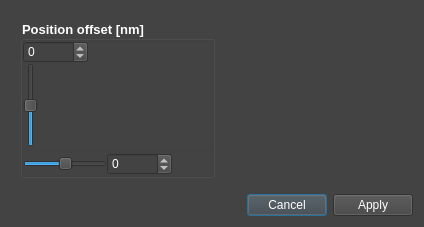
<?xml version="1.0" encoding="UTF-8"?>
<ui version="4.0">
 <class>Dialog_positioning</class>
 <widget class="QDialog" name="Dialog_positioning">
  <property name="windowModality">
   <enum>Qt::WindowModal</enum>
  </property>
  <property name="geometry">
   <rect>
    <x>0</x>
    <y>0</y>
    <width>424</width>
    <height>227</height>
   </rect>
  </property>
  <property name="windowTitle">
   <string>Confocal image positioning</string>
  </property>
  <property name="styleSheet">
   <string notr="true">QWidget{
	background-color: rgb(67, 67, 67);
	color: rgb(255, 255, 255);
}</string>
  </property>
  <layout class="QVBoxLayout" name="verticalLayout">
   <item>
    <widget class="QWidget" name="widget" native="true">
     <layout class="QHBoxLayout" name="horizontalLayout">
      <item>
       <widget class="QGroupBox" name="groupBox_3">
        <property name="font">
         <font>
          <pointsize>10</pointsize>
          <weight>75</weight>
          <bold>true</bold>
         </font>
        </property>
        <property name="title">
         <string>Position offset [nm]</string>
        </property>
        <property name="alignment">
         <set>Qt::AlignLeading|Qt::AlignLeft|Qt::AlignVCenter</set>
        </property>
        <property name="flat">
         <bool>true</bool>
        </property>
        <layout class="QVBoxLayout" name="verticalLayout_11">
         <property name="spacing">
          <number>6</number>
         </property>
         <property name="margin">
          <number>0</number>
         </property>
         <item>
          <widget class="QWidget" name="widget_5" native="true">
           <layout class="QHBoxLayout" name="horizontalLayout_6">
            <property name="spacing">
             <number>0</number>
            </property>
            <property name="margin">
             <number>0</number>
            </property>
            <item>
             <layout class="QVBoxLayout" name="verticalLayout_12">
              <property name="topMargin">
               <number>0</number>
              </property>
              <property name="rightMargin">
               <number>0</number>
              </property>
              <item>
               <widget class="QSpinBox" name="spinBox_8">
                <property name="minimum">
                 <number>-16700</number>
                </property>
                <property name="maximum">
                 <number>16700</number>
                </property>
                <property name="singleStep">
                 <number>10</number>
                </property>
               </widget>
              </item>
              <item>
               <widget class="QSlider" name="verticalSlider_2">
                <property name="sizePolicy">
                 <sizepolicy hsizetype="Fixed" vsizetype="Fixed">
                  <horstretch>0</horstretch>
                  <verstretch>0</verstretch>
                 </sizepolicy>
                </property>
                <property name="minimum">
                 <number>-16700</number>
                </property>
                <property name="maximum">
                 <number>16700</number>
                </property>
                <property name="singleStep">
                 <number>10</number>
                </property>
                <property name="value">
                 <number>0</number>
                </property>
                <property name="orientation">
                 <enum>Qt::Vertical</enum>
                </property>
               </widget>
              </item>
             </layout>
            </item>
            <item>
             <spacer name="horizontalSpacer_7">
              <property name="orientation">
               <enum>Qt::Horizontal</enum>
              </property>
              <property name="sizeHint" stdset="0">
               <size>
                <width>92</width>
                <height>20</height>
               </size>
              </property>
             </spacer>
            </item>
           </layout>
          </widget>
         </item>
         <item>
          <widget class="QWidget" name="widget_6" native="true">
           <layout class="QHBoxLayout" name="horizontalLayout_8">
            <property name="spacing">
             <number>0</number>
            </property>
            <property name="margin">
             <number>0</number>
            </property>
            <item>
             <widget class="QSlider" name="horizontalSlider_2">
              <property name="sizePolicy">
               <sizepolicy hsizetype="Fixed" vsizetype="Fixed">
                <horstretch>0</horstretch>
                <verstretch>0</verstretch>
               </sizepolicy>
              </property>
              <property name="minimum">
               <number>-16700</number>
              </property>
              <property name="maximum">
               <number>16700</number>
              </property>
              <property name="singleStep">
               <number>10</number>
              </property>
              <property name="orientation">
               <enum>Qt::Horizontal</enum>
              </property>
             </widget>
            </item>
            <item>
             <widget class="QSpinBox" name="spinBox_9">
              <property name="minimum">
               <number>-16700</number>
              </property>
              <property name="maximum">
               <number>16700</number>
              </property>
              <property name="singleStep">
               <number>10</number>
              </property>
             </widget>
            </item>
            <item>
             <spacer name="horizontalSpacer_8">
              <property name="orientation">
               <enum>Qt::Horizontal</enum>
              </property>
              <property name="sizeHint" stdset="0">
               <size>
                <width>40</width>
                <height>20</height>
               </size>
              </property>
             </spacer>
            </item>
           </layout>
          </widget>
         </item>
        </layout>
       </widget>
      </item>
      <item>
       <spacer name="horizontalSpacer">
        <property name="orientation">
         <enum>Qt::Horizontal</enum>
        </property>
        <property name="sizeHint" stdset="0">
         <size>
          <width>0</width>
          <height>70</height>
         </size>
        </property>
       </spacer>
      </item>
     </layout>
    </widget>
   </item>
   <item>
    <spacer name="verticalSpacer">
     <property name="orientation">
      <enum>Qt::Vertical</enum>
     </property>
     <property name="sizeHint" stdset="0">
      <size>
       <width>20</width>
       <height>40</height>
      </size>
     </property>
    </spacer>
   </item>
   <item>
    <widget class="QDialogButtonBox" name="buttonBox">
     <property name="orientation">
      <enum>Qt::Horizontal</enum>
     </property>
     <property name="standardButtons">
      <set>QDialogButtonBox::Apply|QDialogButtonBox::Cancel</set>
     </property>
     <property name="centerButtons">
      <bool>false</bool>
     </property>
    </widget>
   </item>
  </layout>
 </widget>
 <resources/>
 <connections>
  <connection>
   <sender>buttonBox</sender>
   <signal>accepted()</signal>
   <receiver>Dialog_positioning</receiver>
   <slot>accept()</slot>
   <hints>
    <hint type="sourcelabel">
     <x>237</x>
     <y>217</y>
    </hint>
    <hint type="destinationlabel">
     <x>157</x>
     <y>226</y>
    </hint>
   </hints>
  </connection>
  <connection>
   <sender>buttonBox</sender>
   <signal>rejected()</signal>
   <receiver>Dialog_positioning</receiver>
   <slot>reject()</slot>
   <hints>
    <hint type="sourcelabel">
     <x>237</x>
     <y>217</y>
    </hint>
    <hint type="destinationlabel">
     <x>246</x>
     <y>226</y>
    </hint>
   </hints>
  </connection>
  <connection>
   <sender>verticalSlider_2</sender>
   <signal>valueChanged(int)</signal>
   <receiver>spinBox_8</receiver>
   <slot>setValue(int)</slot>
   <hints>
    <hint type="sourcelabel">
     <x>28</x>
     <y>89</y>
    </hint>
    <hint type="destinationlabel">
     <x>40</x>
     <y>50</y>
    </hint>
   </hints>
  </connection>
  <connection>
   <sender>spinBox_8</sender>
   <signal>valueChanged(int)</signal>
   <receiver>verticalSlider_2</receiver>
   <slot>setValue(int)</slot>
   <hints>
    <hint type="sourcelabel">
     <x>54</x>
     <y>46</y>
    </hint>
    <hint type="destinationlabel">
     <x>33</x>
     <y>113</y>
    </hint>
   </hints>
  </connection>
  <connection>
   <sender>horizontalSlider_2</sender>
   <signal>valueChanged(int)</signal>
   <receiver>spinBox_9</receiver>
   <slot>setValue(int)</slot>
   <hints>
    <hint type="sourcelabel">
     <x>73</x>
     <y>156</y>
    </hint>
    <hint type="destinationlabel">
     <x>127</x>
     <y>161</y>
    </hint>
   </hints>
  </connection>
  <connection>
   <sender>spinBox_9</sender>
   <signal>valueChanged(int)</signal>
   <receiver>horizontalSlider_2</receiver>
   <slot>setValue(int)</slot>
   <hints>
    <hint type="sourcelabel">
     <x>139</x>
     <y>159</y>
    </hint>
    <hint type="destinationlabel">
     <x>54</x>
     <y>165</y>
    </hint>
   </hints>
  </connection>
 </connections>
</ui>
